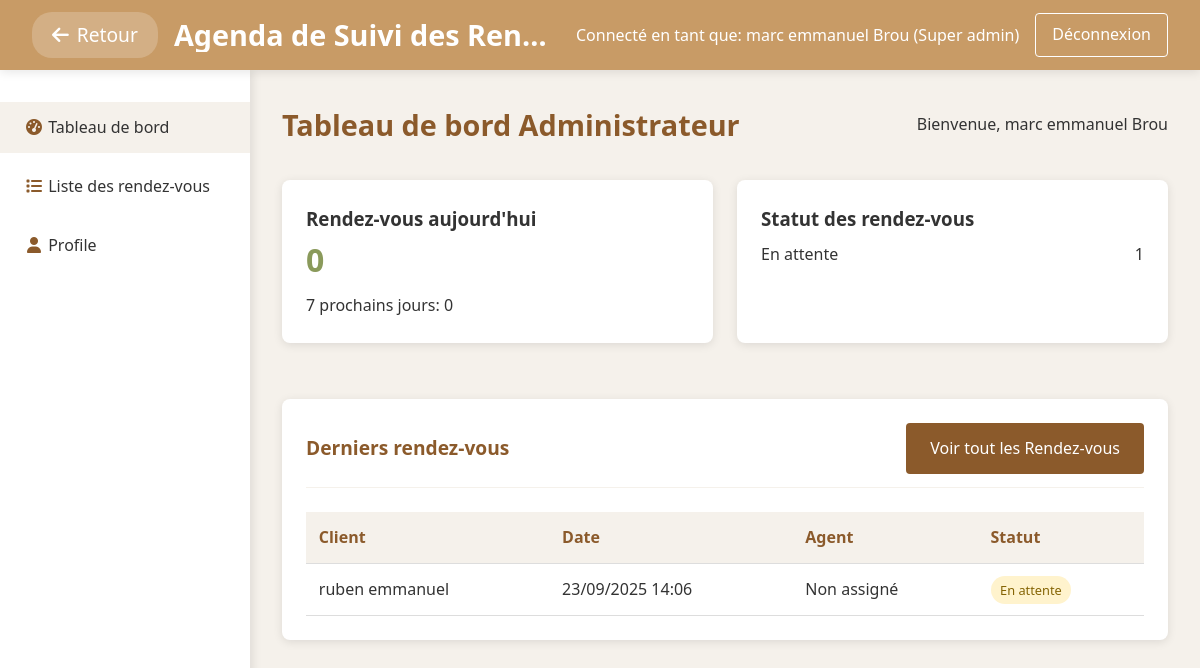
The app's page /modules/admin/home.php (signed in) with its own data.
### tables this page shows
CREATE TABLE `rendezvous` (
  `id` int(11) NOT NULL,
  `client_id` int(11) NOT NULL,
  `planificateur_id` int(11) NOT NULL,
  `agent_id` int(11) DEFAULT NULL,
  `date_contact` datetime NOT NULL,
  `date_rdv` datetime NOT NULL,
  `statut_paiement` enum('Payé','Impayé') DEFAULT 'Impayé',
  `motif` text DEFAULT NULL,
  `statut_rdv` enum('En attente','Effectué','Annulé','Modifié') DEFAULT 'En attente',
  `notes_agent` text DEFAULT NULL,
  `created_at` timestamp NOT NULL DEFAULT current_timestamp(),
  `statut` enum('en_attente','confirme','annule') DEFAULT 'en_attente'
);

CREATE TABLE `clients` (
  `id` int(11) NOT NULL,
  `nom` varchar(100) NOT NULL,
  `prenom` varchar(100) NOT NULL,
  `genre` enum('M','F','Autre') NOT NULL,
  `commune` varchar(100) NOT NULL,
  `telephone` varchar(20) NOT NULL,
  `created_at` timestamp NOT NULL DEFAULT current_timestamp()
);

### modules/admin/home.php (the view, shortened to what this page needs)
<?php
$db = getDB();
$stats = [];
$stmt = $db->query("SELECT statut_rdv, COUNT(*) as count FROM rendezvous GROUP BY statut_rdv");
$stats['rdv'] = $stmt->fetchAll(PDO::FETCH_ASSOC);
$stmt = $db->prepare("SELECT COUNT(*) as count FROM rendezvous
                     WHERE date_rdv BETWEEN NOW() AND DATE_ADD(NOW(), INTERVAL 7 DAY)");
$stmt->execute();
$stats['prochains'] = $stmt->fetch(PDO::FETCH_ASSOC)['count'];
$stmt = $db->prepare("SELECT COUNT(*) as count FROM rendezvous
                     WHERE DATE(date_rdv) = CURDATE()");
$stmt->execute();
$stats['aujourdhui'] = $stmt->fetch(PDO::FETCH_ASSOC)['count'];
?>
<!DOCTYPE html>
<html lang="fr">
<head>
    <link rel="stylesheet" href="../../css/style.css">
    <link rel="stylesheet" href="https://cdnjs.cloudflare.com/ajax/libs/font-awesome/6.4.0/css/all.min.css">
</head>
<body>
    <?php include '../../includes/header.php'; ?>
    <?php include 'header.php'; ?>
    <div class="main-content">
        <div class="page-header">
            <h1 class="page-title">Tableau de bord Administrateur</h1>
            <span>Bienvenue, <?= $_SESSION['user_prenom'] ?> <?= $_SESSION['user_nom'] ?></span>
        </div>
        <div class="stats-grid" style="display: grid; grid-template-columns: repeat(auto-fit, minmax(250px, 1fr)); gap: 1.5rem; margin-bottom: 2rem;">
            <div class="card">
                <h3>Rendez-vous aujourd'hui</h3>
                <div style="font-size: 2rem; font-weight: bold; color: var(--vert-sage);">
                    <?= $stats['aujourdhui'] ?>
                </div>
                <div style="margin-top: 0.5rem;">
                    <span>7 prochains jours: <?= $stats['prochains'] ?></span>
                </div>
            </div>
            <div class="card">
                <h3>Statut des rendez-vous</h3>
                <div style="margin-top: 0.5rem;">
                    <?php foreach ($stats['rdv'] as $rdv): ?>
                        <div style="display: flex; justify-content: space-between; margin-bottom: 0.3rem;">
                            <span><?= $rdv['statut_rdv'] ?></span>
                            <span><?= $rdv['count'] ?></span>
                        </div>
                    <?php endforeach; ?>
                </div>
            </div>
        </div>
        <div class="card">
            <div class="card-header">
                <h2 class="card-title">Derniers rendez-vous</h2>
                <a href="calendrier.php" class="btn btn-primary" style="text-decoration:none;">Voir tout les Rendez-vous</a>
            </div>
            <table class="table">
                <thead>
                    <tr>
                        <th>Client</th>
                        <th>Date</th>
                        <th>Agent</th>
                        <th>Statut</th>
                    </tr>
                </thead>
                <tbody>
                    <?php
                    $stmt = $db->query("SELECT r.*, c.nom as client_nom, c.prenom as client_prenom,
                                       u.nom as agent_nom, u.prenom as agent_prenom
                                       FROM rendezvous r
                                       JOIN clients c ON r.client_id = c.id
                                       LEFT JOIN users u ON r.agent_id = u.id
                                       ORDER BY r.date_rdv DESC LIMIT 5");
                    $rdvs = $stmt->fetchAll(PDO::FETCH_ASSOC);
                    foreach ($rdvs as $rdv):
                        $statut_class = [
                            'En attente' => 'badge-warning',
                            'Effectué' => 'badge-success',
                            'Annulé' => 'badge-danger',
                            'Modifié' => 'badge-info'
                        ][$rdv['statut_rdv']];
                    ?>
                    <tr>
                        <td><?= htmlspecialchars($rdv['client_prenom'] . ' ' . $rdv['client_nom']) ?></td>
                        <td><?= date('d/m/Y H:i', strtotime($rdv['date_rdv'])) ?></td>
                        <td><?= $rdv['agent_id'] ? htmlspecialchars($rdv['agent_prenom'] . ' ' . $rdv['agent_nom']) : 'Non assigné' ?></td>
                        <td><span class="badge <?= $statut_class ?>"><?= $rdv['statut_rdv'] ?></span></td>
                    </tr>
                    <?php endforeach; ?>
                </tbody>
            </table>
        </div>
    </div>
</body>
</html>

### css/style.css (style rules this page uses)
:root { --doré-foncé: #8b5a2b; --doré-clair: #c89b66; --ivoire: #f5f1eb; --blanc: #ffffff; --gris-anthracite: #333333; --vert-sage: #8a9a5b; --ombre: rgba(0, 0, 0, 0.1); }
* { margin: 0; padding: 0; box-sizing: border-box; }
body { font-family: "Segoe UI", Tahoma, Geneva, Verdana, sans-serif; background-color: var(--ivoire); color: var(--gris-anthracite); line-height: 1.6; padding-top: 70px; }
.main-content { margin-left: 250px; padding: clamp(1rem, 3vw, 2rem); margin-top: 0; min-height: calc(100vh - 70px); }
.page-header { display: flex; justify-content: space-between; align-items: center; margin-bottom: 2rem; flex-wrap: wrap; gap: 1rem; }
.page-title { font-size: clamp(1.4rem, 4vw, 1.8rem); color: var(--doré-foncé); font-weight: 600; }
.card { background-color: var(--blanc); border-radius: 8px; box-shadow: 0 2px 10px var(--ombre); padding: clamp(1rem, 3vw, 1.5rem); margin-bottom: 1.5rem; }
.card-header { display: flex; justify-content: space-between; align-items: center; margin-bottom: 1.5rem; padding-bottom: 0.8rem; border-bottom: 1px solid var(--ivoire); flex-wrap: wrap; gap: 1rem; }
.card-title { font-size: clamp(1.1rem, 3vw, 1.2rem); color: var(--doré-foncé); font-weight: 600; }
.btn { padding: clamp(0.6rem, 2vw, 0.8rem) clamp(1rem, 3vw, 1.5rem); border: none; border-radius: 4px; cursor: pointer; font-size: clamp(0.9rem, 2vw, 1rem); font-weight: 500; transition: all 0.3s; display: inline-flex; align-items: center; gap: 0.5rem; }
.btn-primary { background-color: var(--doré-foncé); color: var(--blanc); }
.table { width: 100%; border-collapse: collapse; margin-top: 1rem; font-size: clamp(0.8rem, 2vw, 1rem); }
.table th, .table td { padding: clamp(0.6rem, 2vw, 0.8rem); text-align: left; border-bottom: 1px solid #ddd; }
.table th { background-color: var(--ivoire); color: var(--doré-foncé); font-weight: 600; }
.badge { padding: 0.3rem 0.6rem; border-radius: 20px; font-size: clamp(0.7rem, 2vw, 0.8rem); font-weight: 500; }
.badge-warning { background-color: #fff3cd; color: #856404; }

### records on screen
rendezvous: client.nom "ruben emmanuel", date_rdv "23/09/2025 14:06", shows "Non assigné", statut_rdv "En attente"

### other values on screen
$_SESSION['user_prenom'] . ' ' . $_SESSION['user_nom'] "marc emmanuel Brou"
str_replace('_', ' ', $_SESSION['user_role']) "Super admin"
$_SESSION['user_prenom'] "marc emmanuel"
$_SESSION['user_nom'] "Brou"
$stats['aujourdhui'] "0"
$stats['prochains'] "0"
$rdv['statut_rdv'] "En attente"
$rdv['count'] "1"
